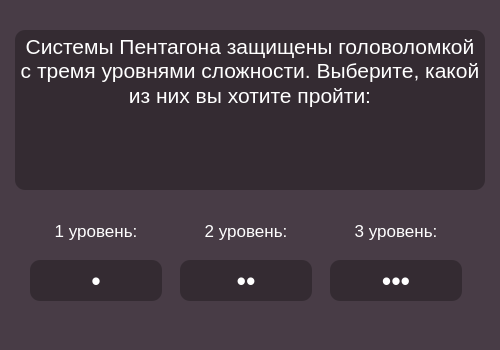
<?xml version="1.0" encoding="UTF-8"?>
<ui version="4.0">
 <class>Form</class>
 <widget class="QWidget" name="Form">
  <property name="geometry">
   <rect>
    <x>0</x>
    <y>0</y>
    <width>500</width>
    <height>350</height>
   </rect>
  </property>
  <property name="windowTitle">
   <string>Choice</string>
  </property>
  <property name="styleSheet">
   <string notr="true">background-color: rgb(72, 60, 70);
color: rgb(255, 255, 255);
border-radius: 10px;</string>
  </property>
  <widget class="QTextBrowser" name="textBrowser">
   <property name="geometry">
    <rect>
     <x>15</x>
     <y>30</y>
     <width>470</width>
     <height>160</height>
    </rect>
   </property>
   <property name="styleSheet">
    <string notr="true">background-color: rgb(72, 60, 70);
color: rgb(255, 255, 255);
border-radius: 10px;
background-color: rgb(30, 25, 29);
background-color: rgb(52, 43, 50);</string>
   </property>
   <property name="html">
    <string>&lt;!DOCTYPE HTML PUBLIC &quot;-//W3C//DTD HTML 4.0//EN&quot; &quot;http://www.w3.org/TR/REC-html40/strict.dtd&quot;&gt;
&lt;html&gt;&lt;head&gt;&lt;meta name=&quot;qrichtext&quot; content=&quot;1&quot; /&gt;&lt;style type=&quot;text/css&quot;&gt;
p, li { white-space: pre-wrap; }
&lt;/style&gt;&lt;/head&gt;&lt;body style=&quot; font-family:'MS Shell Dlg 2'; font-size:7.8pt; font-weight:400; font-style:normal;&quot;&gt;
&lt;p align=&quot;center&quot; style=&quot; margin-top:0px; margin-bottom:0px; margin-left:0px; margin-right:0px; -qt-block-indent:0; text-indent:0px;&quot;&gt;&lt;span style=&quot; font-size:16pt;&quot;&gt;Системы Пентагона защищены головоломкой с тремя уровнями сложности. Выберите, какой &lt;/span&gt;&lt;/p&gt;
&lt;p align=&quot;center&quot; style=&quot; margin-top:0px; margin-bottom:0px; margin-left:0px; margin-right:0px; -qt-block-indent:0; text-indent:0px;&quot;&gt;&lt;span style=&quot; font-size:16pt;&quot;&gt;из них вы хотите пройти:&lt;/span&gt;&lt;/p&gt;&lt;/body&gt;&lt;/html&gt;</string>
   </property>
  </widget>
  <widget class="QPushButton" name="level1_bt">
   <property name="geometry">
    <rect>
     <x>30</x>
     <y>260</y>
     <width>132</width>
     <height>41</height>
    </rect>
   </property>
   <property name="font">
    <font>
     <pointsize>20</pointsize>
    </font>
   </property>
   <property name="cursor">
    <cursorShape>PointingHandCursor</cursorShape>
   </property>
   <property name="styleSheet">
    <string notr="true">QPushButton {
	color: rgb(255, 255, 255);
	border-radius: 10px;
	background-color: rgb(52, 43, 50);
}
QPushButton:pressed{
	background-color: rgb(40, 33, 38);
	color: rgb(65, 255, 62);
}</string>
   </property>
   <property name="text">
    <string>•</string>
   </property>
  </widget>
  <widget class="QPushButton" name="level2_bt">
   <property name="geometry">
    <rect>
     <x>180</x>
     <y>260</y>
     <width>132</width>
     <height>41</height>
    </rect>
   </property>
   <property name="font">
    <font>
     <pointsize>20</pointsize>
    </font>
   </property>
   <property name="cursor">
    <cursorShape>PointingHandCursor</cursorShape>
   </property>
   <property name="styleSheet">
    <string notr="true">QPushButton {
	color: rgb(255, 255, 255);
	border-radius: 10px;
	background-color: rgb(52, 43, 50);
}
QPushButton:pressed{
	background-color: rgb(40, 33, 38);

	color: rgb(255, 255, 0);
}</string>
   </property>
   <property name="text">
    <string>••</string>
   </property>
  </widget>
  <widget class="QPushButton" name="level3_bt">
   <property name="geometry">
    <rect>
     <x>330</x>
     <y>260</y>
     <width>132</width>
     <height>41</height>
    </rect>
   </property>
   <property name="font">
    <font>
     <pointsize>20</pointsize>
    </font>
   </property>
   <property name="cursor">
    <cursorShape>PointingHandCursor</cursorShape>
   </property>
   <property name="styleSheet">
    <string notr="true">QPushButton {
	color: rgb(255, 255, 255);
	border-radius: 10px;
	background-color: rgb(52, 43, 50);
}
QPushButton:pressed{
	
	background-color: rgb(40, 33, 38);
	color: rgb(218, 0, 0);
}</string>
   </property>
   <property name="text">
    <string>•••</string>
   </property>
  </widget>
  <widget class="QLabel" name="level1_lb">
   <property name="geometry">
    <rect>
     <x>30</x>
     <y>215</y>
     <width>132</width>
     <height>31</height>
    </rect>
   </property>
   <property name="font">
    <font>
     <pointsize>13</pointsize>
    </font>
   </property>
   <property name="text">
    <string>1 уровень:</string>
   </property>
   <property name="alignment">
    <set>Qt::AlignCenter</set>
   </property>
  </widget>
  <widget class="QLabel" name="level2_lb">
   <property name="geometry">
    <rect>
     <x>180</x>
     <y>215</y>
     <width>132</width>
     <height>31</height>
    </rect>
   </property>
   <property name="font">
    <font>
     <pointsize>13</pointsize>
    </font>
   </property>
   <property name="text">
    <string>2 уровень:</string>
   </property>
   <property name="alignment">
    <set>Qt::AlignCenter</set>
   </property>
  </widget>
  <widget class="QLabel" name="level3_lb">
   <property name="geometry">
    <rect>
     <x>330</x>
     <y>215</y>
     <width>132</width>
     <height>31</height>
    </rect>
   </property>
   <property name="font">
    <font>
     <pointsize>13</pointsize>
    </font>
   </property>
   <property name="text">
    <string>3 уровень:</string>
   </property>
   <property name="alignment">
    <set>Qt::AlignCenter</set>
   </property>
  </widget>
 </widget>
 <resources/>
 <connections/>
</ui>
